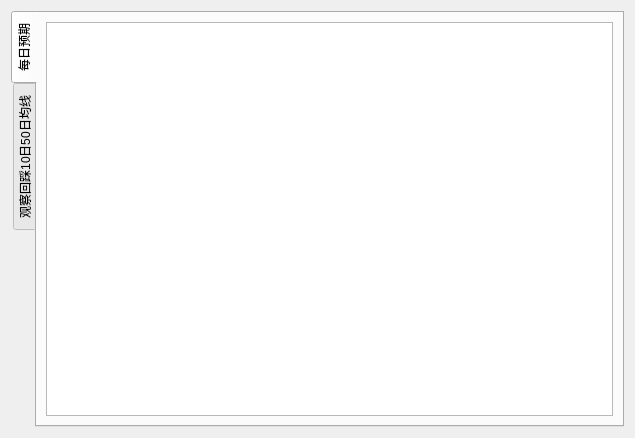
<?xml version="1.0" encoding="UTF-8"?>
<ui version="4.0">
 <class>Form</class>
 <widget class="QWidget" name="Form">
  <property name="geometry">
   <rect>
    <x>0</x>
    <y>0</y>
    <width>635</width>
    <height>438</height>
   </rect>
  </property>
  <property name="windowTitle">
   <string>Form</string>
  </property>
  <layout class="QVBoxLayout" name="verticalLayout">
   <item>
    <widget class="QTabWidget" name="tabWidget">
     <property name="tabPosition">
      <enum>QTabWidget::West</enum>
     </property>
     <property name="currentIndex">
      <number>0</number>
     </property>
     <widget class="QWidget" name="group_1">
      <property name="toolTipDuration">
       <number>-1</number>
      </property>
      <property name="layoutDirection">
       <enum>Qt::LeftToRight</enum>
      </property>
      <attribute name="title">
       <string>每日预期</string>
      </attribute>
      <layout class="QHBoxLayout" name="horizontalLayout_2">
       <item>
        <widget class="QTableView" name="groupTable_1"/>
       </item>
      </layout>
     </widget>
     <widget class="QWidget" name="group_2">
      <attribute name="title">
       <string>观察回踩10日50日均线</string>
      </attribute>
      <layout class="QHBoxLayout" name="horizontalLayout">
       <item>
        <widget class="QTableView" name="groupTable_2"/>
       </item>
      </layout>
     </widget>
    </widget>
   </item>
  </layout>
 </widget>
 <resources/>
 <connections/>
</ui>
